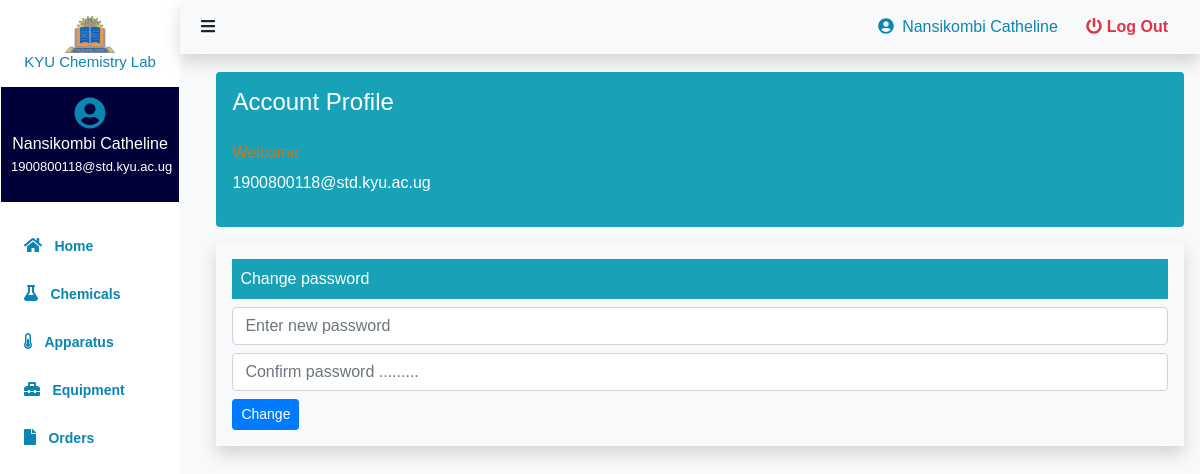
Screenshot of /user/account_profile.php (signed in) with the database file from the repository.
### tables this page shows
CREATE TABLE `student_table` (
  `id` int(4) NOT NULL,
  `fname` varchar(50) DEFAULT NULL,
  `lname` varchar(50) DEFAULT NULL,
  `email` varchar(100) DEFAULT NULL,
  `contact` varchar(13) DEFAULT NULL,
  `role` varchar(15) NOT NULL,
  `course` varchar(100) NOT NULL,
  `student_no` varchar(30) DEFAULT NULL,
  `supervisor` varchar(100) NOT NULL,
  `department` varchar(30) NOT NULL,
  `password` varchar(255) NOT NULL
);

### user/includes/session.php (called while the page is built, shortened)
<?php
	include 'includes/conn.php';
	$sql = "SELECT * FROM student_table WHERE id = '".$_SESSION['user']."'";
	$query = $conn->query($sql);
	$user = $query->fetch_assoc();
?>

### user/account_profile.php (the view, shortened to what this page needs)
<?php
include('./includes/session.php');
include('./includes/header.php');
?>
<div class="main shadow">
    <?php
    if($_SESSION['role'] == "student")
    {
        include('./includes/sidebar.php');
    }
    else
    {
        include('./includes/sidebar.php');
    }
    ?>
    <div class="content bg-light">
            <?php include('./includes/navbar.php') ?>
            <div class="inner-content mt-2 p-3">
              <div class="profile bg-info mt-5 p-3 rounded">
                <h4 class="text-white"> Account Profile</h4>
                <div class=" mt-4">
                    <p style="color:rgb(221, 111, 20);"> Welcome <span class="text-uppercase"><b><?= $user['name'] ?></b></span></p>
                    <p class="text-white" style="margin-top: -10px;"><?= $user['email'] ?></p>
                </div>
              </div>
                <div class="password-change mt-3 bg-light shadow p-3">
                    <div class="header bg-info text-white p-2">Change password</div>
                    <form action="./backend/password_change.php" method="post">
                        <input type="password" name="new_password" class="form-control mt-2" placeholder="Enter new password" >
                        <input type="password" name="confirm_password" class="form-control mt-2" placeholder="Confirm password ........." >
                        <button class="btn btn-flat btn-sm btn-primary mt-2" name="password_change">Change</button>
                    </form>
                </div>
            </div>
        </div>
</div>
<?php
include('./includes/footer.php');
?>

### user/includes/sidebar.php (shortened to what this page needs)
<div class="sidebar p-3 shadow" style="">
        <div class="head text-center mb-3">
            <img src="./assets/images/kyulogo.jpg" width="50" class="img-fluid ${3|rounded-top,rounded-right,rounded-bottom,rounded-left,rounded-circle,|}" alt="">
            <h6 style="" class="">KYU Chemistry Lab</h6>
        </div>
        <div class="profile text-center mb-4" style="background-color: #010038; color: #fff;">
            <a href="">
                <i class="fa fa-user-circle" aria-hidden="true" style="font-size: 2em;"></i>
                <?php
                if($_SESSION['role'] == "Student")
                {
                    ?>
                        <p class="text-white"><?= $user['lname'].' '.$user['fname'] ?></p>
                        <p class="text-white"style="font-size: 13px; margin-top: -15px;"><?= $user['email'] ?></p>
                    <?php
                }
                    ?>
            </a>
        </div>
        <a href="./home.php">
            <div class="home mb-2 p-2">
                <i class="fa fa-home mr-2" aria-hidden="true"></i>
                <span>Home</span>
            </div>
        </a>
        <a href="./chemicals.php">
            <div class="home mb-2 p-2">
                <i class="fa fa-flask mr-2" aria-hidden="true"></i>
                <span>Chemicals</span>
            </div>
        </a>
        <a href="./apparatus.php">
            <div class="home mb-2 p-2">
                <i class="fa fa-thermometer-half mr-2" aria-hidden="true"></i>
                <span>Apparatus</span>
            </div>
        </a>
        <a href="./equipment.php">
            <div class="home mb-2 p-2">
                <i class="fas fa-toolbox    mr-2"></i>
                <span>Equipment</span>
            </div>
        </a>
        <a href="orders.php">
            <div class="home mb-2 p-2">
                <i class="fas fa-file    mr-2"></i>
                <span>Orders</span>
            </div>
        </a>
    </div>

### user/includes/navbar.php
<nav class="navbar p-2 bg-light shadow" style="display:flex; justify-content:space-between; margin-left: ;">
    <div class="btn">
        <i id="btn" onClick="
            var sidebar = document.querySelector('.sidebar');
            var content = document.querySelector('.content');
            var nav = document.querySelector('navbar');
            sidebar.classList.toggle('active');
            content.classList.toggle('active');
            nav.classList.toggle('active');
        " class="fa fa-bars" aria-hidden="true"></i>
    </div>
    <div style="">
        <a href="" class="username ml-4" style="text-decoration:none;">
        <?php
        if($_SESSION['role'] == "Student")
        {
            ?>
                <i class="fa fa-user-circle mr-2" aria-hidden="true" ></i><?= $user['lname'].' '.$user['fname'] ?>
            <?php
        }
        else
        {
            ?>
                <i class="fa fa-user-circle mr-2" aria-hidden="true" ></i><?= $user2['lname'].' '.$user2['fname'] ?>
            <?php
        }
        ?>
        </a>
        <a href="./logout.php" class="ml-4 mr-4" style="text-decoration:none;">
            <i class="fa fa-power-off text-danger" aria-hidden="true"></i>
            <span class="text-danger"><b>Log Out</b></span>
        </a>
    </div>
</nav>

### user/includes/css/header.css (style rules this page uses)
.main { height: 100vh; display: flex; overflow: hidden; position: fixed; width:100%; }
a { text-decoration: none; }
.sidebar { background: #fff; width: 15%; height: 100vh; padding-top: 30px; color: #000; overflow: hidden; }
.sidebar .head h6 { color: #0b85b2; font-size: 15px; }
.content { width: 85%; }
.sidebar a { text-decoration: none; }
.sidebar .home { color: #0b85b2; text-decoration: none; margin-bottom: 10px; }
.sidebar a .home span { font-size: 14px; text-decoration: none; font-weight: 700; }
.sidebar .profile { background-color: #fff; margin: 0 -15px; padding: 10px; }
a { list-style-type: none; }
.navbar { position: fixed; width: 85%; top: 0; }
.content .inner-content { height: 95vh; overflow: hidden; overflow-y: scroll; padding: 20px; margin-left: 2%; margin-top: 50px; }

### user/includes/css/style.css (style rules this page uses)
* { margin: 0; padding: 0; font-family: Arial, Helvetica, sans-serif; }
a { text-decoration: none; color: #0b85b2; }

### rows the page displays
student_table: lname "Nansikombi", fname "Catheline", email "1900800118@std.kyu.ac.ug"
